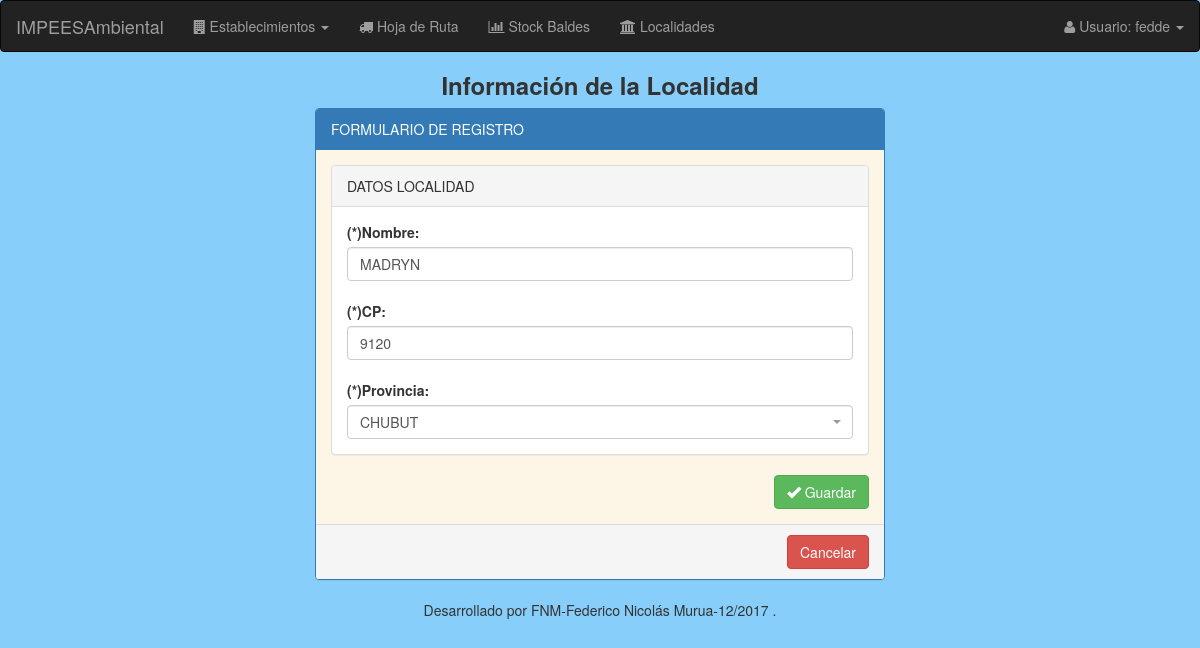
The app's page /localidades/modificar/localidades/2/ (signed in), older data.
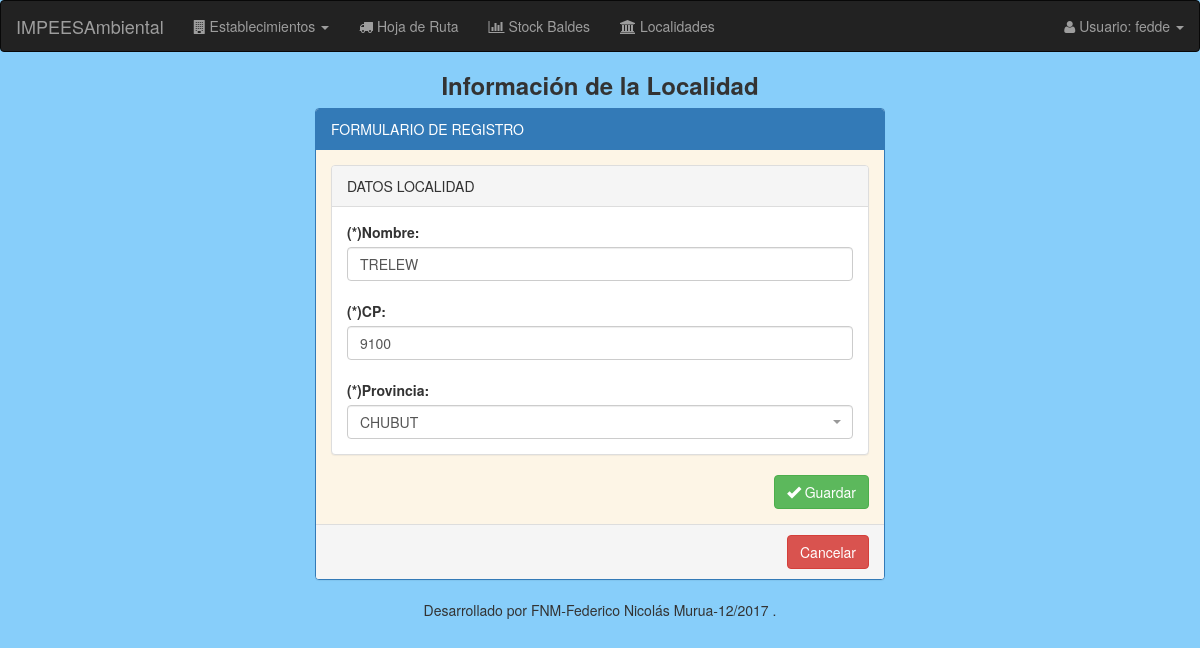
The same page, newer data.
### modulo_I/models.py (models this page shows, shortened)
class Localidad(models.Model):
    nombre = models.CharField(max_length=25)
    cp = models.IntegerField(validators=[MinValueValidator(1)], unique=True)
    provincia = models.ForeignKey('Provincia', on_delete=models.CASCADE)

### modulo_I/views.py (the view)
@login_required
def modificar_localidades(request, id_localidad):
    localidad = Localidad.objects.get(id=id_localidad)
    if request.method == 'POST':
        localidad_form = LocalidadForm(request.POST, instance=localidad)
        if localidad_form.is_valid():
            localidad_form.save()
            return redirect('localidades:listado_localidades')
    else:
        localidad_form = LocalidadForm(instance=localidad)
    return render(request, "localidad/localidad_form.html", {'localidad_form': localidad_form})

### modulo_I/forms.py
class LocalidadForm(forms.ModelForm):
    class Meta:
        model = Localidad
        fields = '__all__'
        labels = {
            'cp': _("Código postal")
        }

### modulo_I/models.py (called while the page is built)
    def __str__(self):
        return "%s" % (self.nombre)

### modulo_I/templates/localidad/localidad_form.html (shortened to what this page needs)
{% extends "base/base_forms.html" %}
{% load staticfiles %}
{% load widget_tweaks %}
{% block header-title %} Información de la Localidad {% endblock %}
{% block step-form %}
  <div class="form-section">
    <div class="panel panel-default">
      <div class="panel-heading">DATOS LOCALIDAD</div>
      <div class="panel-body">
        <label>(*)Nombre:</label>
        {{localidad_form.nombre|add_class:'form-control'|attr:"required:"|attr:"data-parsley-error-message:(*)El campo nombre es obligatorio"}}
        <br>
        <label>(*)CP:</label>
        {{localidad_form.cp|add_class:'form-control'|attr:"required:"|attr:"type:number"|attr:"data-parsley-type=integer"|attr:"data-parsley-error-message:(*)El campo CP es obligatorio"}}
        <br>
        <label>(*)Provincia:</label>
      </div>
    </div>
  </div>
{% endblock %}
{% block url-cancelar %}
  {% url 'localidades:listado_localidades' %}
{% endblock %}

Row changes from the older to the newer data that the page shows:
changed Localidad: nombre "MADRYN" → "TRELEW"; cp "9120" → "9100"
